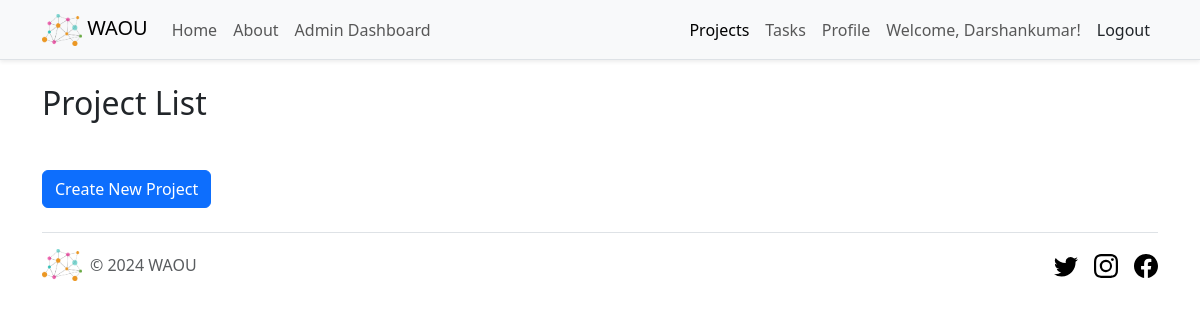
The app's page /projects/ (signed in), older data.
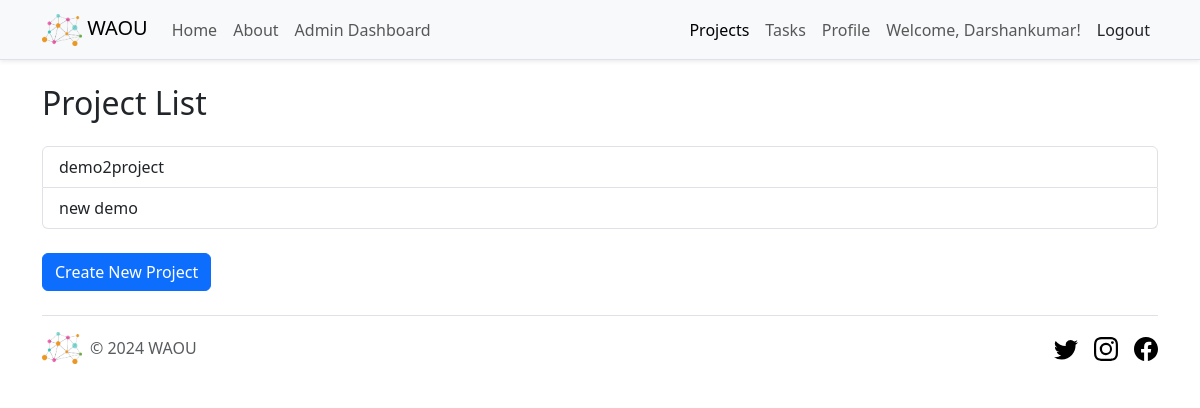
The same page, newer data.
### project_management/models.py (models this page shows, shortened)
class Project(models.Model):
    name = models.CharField(max_length=50)
    description = models.TextField()
    start_date = models.DateField()
    end_date = models.DateField()
    team = models.ManyToManyField(UserProfile, related_name='projects')

### waou_core/views.py (the view)
# urls.py: path('projects/', ProjectListView.as_view(), name='project_list'),
class ProjectListView(LoginRequiredMixin, ListView):
    model = Project
    template_name = 'project_management/project_list.html'
    context_object_name = 'projects'
    def get_queryset(self):
        user = self.request.user
        if user.role == 'admin':
            return Project.objects.all()  # Admins can see all projects
        return Project.objects.filter(tasks__assigned_to=user).distinct()

### templates/project_management/project_list.html (shortened to what this page needs)
{% extends 'base.html' %}
{% load static %}
{% block content %}
<main class="container mt-4">
    <h2 class="mb-4">Project List</h2>
    <div class="list-group">
        {% for project in projects %}
            <a href="{% url 'project_detail' project.pk %}" class="list-group-item list-group-item-action">
                {{ project.name }}
            </a>
        {% endfor %}
    </div>
    <a href="{% url 'project_create' %}" class="btn btn-primary mt-4">Create New Project</a>
</main>
{% endblock %}

Row changes from the older to the newer data that the page shows:
added Project: name "demo2project"
added Project: name "new demo"
